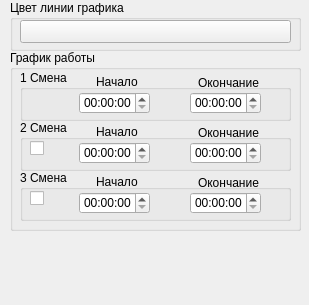
<?xml version="1.0" encoding="UTF-8"?>
<ui version="4.0">
 <class>newObjectMaster_2</class>
 <widget class="QWidget" name="newObjectMaster_2">
  <property name="geometry">
   <rect>
    <x>0</x>
    <y>0</y>
    <width>309</width>
    <height>305</height>
   </rect>
  </property>
  <property name="windowTitle">
   <string>Form</string>
  </property>
  <widget class="QGroupBox" name="groupBox">
   <property name="geometry">
    <rect>
     <x>10</x>
     <y>0</y>
     <width>291</width>
     <height>51</height>
    </rect>
   </property>
   <property name="title">
    <string>Цвет линии графика</string>
   </property>
   <widget class="lineButton" name="pushButton">
    <property name="geometry">
     <rect>
      <x>10</x>
      <y>20</y>
      <width>271</width>
      <height>23</height>
     </rect>
    </property>
    <property name="text">
     <string/>
    </property>
   </widget>
  </widget>
  <widget class="QGroupBox" name="groupBox_2">
   <property name="geometry">
    <rect>
     <x>10</x>
     <y>50</y>
     <width>291</width>
     <height>181</height>
    </rect>
   </property>
   <property name="title">
    <string>График работы</string>
   </property>
   <widget class="QGroupBox" name="groupBox_3">
    <property name="geometry">
     <rect>
      <x>10</x>
      <y>20</y>
      <width>271</width>
      <height>51</height>
     </rect>
    </property>
    <property name="title">
     <string>1 Смена</string>
    </property>
    <widget class="QTimeEdit" name="startTimeEdit_1">
     <property name="geometry">
      <rect>
       <x>59</x>
       <y>22</y>
       <width>71</width>
       <height>22</height>
      </rect>
     </property>
    </widget>
    <widget class="QLabel" name="label">
     <property name="geometry">
      <rect>
       <x>76</x>
       <y>5</y>
       <width>47</width>
       <height>13</height>
      </rect>
     </property>
     <property name="text">
      <string>Начало</string>
     </property>
    </widget>
    <widget class="QLabel" name="label_2">
     <property name="geometry">
      <rect>
       <x>178</x>
       <y>5</y>
       <width>61</width>
       <height>16</height>
      </rect>
     </property>
     <property name="text">
      <string>Окончание</string>
     </property>
    </widget>
    <widget class="QTimeEdit" name="stopTimeEdit_1">
     <property name="geometry">
      <rect>
       <x>170</x>
       <y>22</y>
       <width>71</width>
       <height>22</height>
      </rect>
     </property>
    </widget>
   </widget>
   <widget class="QGroupBox" name="groupBox_4">
    <property name="geometry">
     <rect>
      <x>10</x>
      <y>70</y>
      <width>271</width>
      <height>51</height>
     </rect>
    </property>
    <property name="title">
     <string>2 Смена</string>
    </property>
    <widget class="QCheckBox" name="shiftCheckBox_2">
     <property name="geometry">
      <rect>
       <x>10</x>
       <y>20</y>
       <width>16</width>
       <height>17</height>
      </rect>
     </property>
     <property name="text">
      <string/>
     </property>
    </widget>
    <widget class="QTimeEdit" name="startTimeEdit_2">
     <property name="geometry">
      <rect>
       <x>59</x>
       <y>22</y>
       <width>71</width>
       <height>22</height>
      </rect>
     </property>
    </widget>
    <widget class="QLabel" name="label_3">
     <property name="geometry">
      <rect>
       <x>76</x>
       <y>5</y>
       <width>47</width>
       <height>13</height>
      </rect>
     </property>
     <property name="text">
      <string>Начало</string>
     </property>
    </widget>
    <widget class="QLabel" name="label_4">
     <property name="geometry">
      <rect>
       <x>178</x>
       <y>5</y>
       <width>61</width>
       <height>16</height>
      </rect>
     </property>
     <property name="text">
      <string>Окончание</string>
     </property>
    </widget>
    <widget class="QTimeEdit" name="stopTimeEdit_2">
     <property name="geometry">
      <rect>
       <x>170</x>
       <y>22</y>
       <width>71</width>
       <height>22</height>
      </rect>
     </property>
    </widget>
   </widget>
   <widget class="QGroupBox" name="groupBox_5">
    <property name="geometry">
     <rect>
      <x>10</x>
      <y>120</y>
      <width>271</width>
      <height>51</height>
     </rect>
    </property>
    <property name="title">
     <string>3 Смена</string>
    </property>
    <widget class="QCheckBox" name="shiftCheckBox_3">
     <property name="geometry">
      <rect>
       <x>10</x>
       <y>20</y>
       <width>16</width>
       <height>17</height>
      </rect>
     </property>
     <property name="text">
      <string/>
     </property>
    </widget>
    <widget class="QTimeEdit" name="startTimeEdit_3">
     <property name="geometry">
      <rect>
       <x>59</x>
       <y>22</y>
       <width>71</width>
       <height>22</height>
      </rect>
     </property>
    </widget>
    <widget class="QLabel" name="label_5">
     <property name="geometry">
      <rect>
       <x>76</x>
       <y>5</y>
       <width>47</width>
       <height>13</height>
      </rect>
     </property>
     <property name="text">
      <string>Начало</string>
     </property>
    </widget>
    <widget class="QLabel" name="label_6">
     <property name="geometry">
      <rect>
       <x>178</x>
       <y>5</y>
       <width>61</width>
       <height>16</height>
      </rect>
     </property>
     <property name="text">
      <string>Окончание</string>
     </property>
    </widget>
    <widget class="QTimeEdit" name="stopTimeEdit_3">
     <property name="geometry">
      <rect>
       <x>170</x>
       <y>22</y>
       <width>71</width>
       <height>22</height>
      </rect>
     </property>
    </widget>
   </widget>
  </widget>
 </widget>
 <customwidgets>
  <customwidget>
   <class>lineButton</class>
   <extends>QPushButton</extends>
   <header location="global">serviceClasses/linebutton.h</header>
  </customwidget>
 </customwidgets>
 <resources/>
 <connections/>
</ui>
